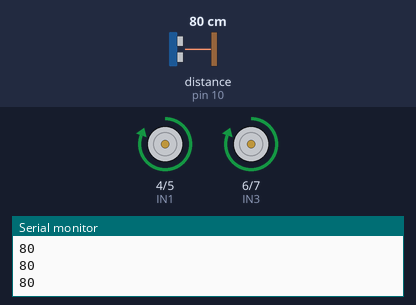
Simulated run of this sketch. Board: Arduino Uno, built with avr-gcc and run on an emulated ATmega328P. Shown: motor-driver pin pairs drawn as motors (green arrow = first pin HIGH = forward, orange = second pin HIGH = backward, longer = more drive), the last lines printed to the serial monitor. Wiring (inferred from the names in the program): ultrasonic range finder: trigger pin 9; echo pin 10. Inputs (shaded band) come from the test bench; at power-on: distance to the obstacle (sensor on pin 10) 80 cm. The echo pulse lasts 58.3 µs per cm.

Above: at 1.2 s.
1.3 s: distance to the obstacle (sensor on pin 10) set to 21 cm
2.8 s: distance to the obstacle (sensor on pin 10) set to 17 cm
At 3.2 s:
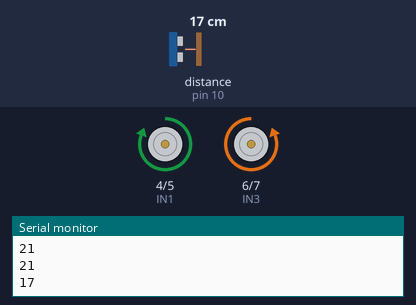
4.3 s: distance to the obstacle (sensor on pin 10) set to 35 cm
At 5.8 s:
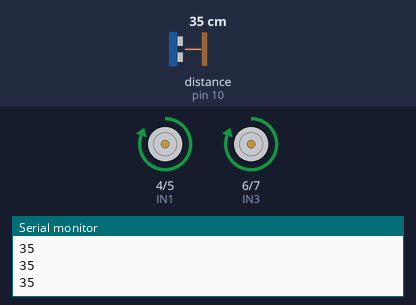
6.1 s: distance to the obstacle (sensor on pin 10) set to 2 cm
At 7.5 s:
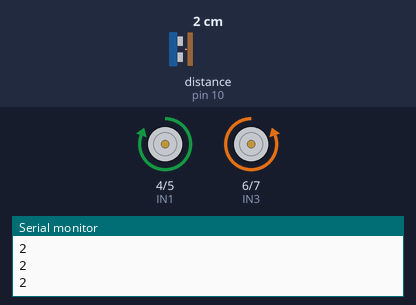
Timing chart, 0 to 8.6 s (numbered marks = the images above; inputs shaded):
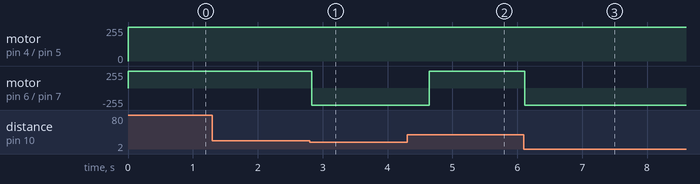

The sketch:

obstacle_bot.ino
```cpp
// যন্ত্রমন্ত্র · Arduino ক্লাস #৩ · দেয়াল দেখলেই ঘুরে যাওয়া রোবট
// জিনিস: Arduino Uno, HC-SR04 ultrasonic sensor, L298N motor driver, ২টো চাকাওয়ালা DC মোটর, ব্যাটারি (7–12V)
//
// HC-SR04:  VCC → 5V · GND → GND · TRIG → pin 9 · ECHO → pin 10
// L298N:    IN1 → pin 4 · IN2 → pin 5 (বাঁ মোটর)
//           IN3 → pin 6 · IN4 → pin 7 (ডান মোটর)
//           ENA আর ENB-এর জাম্পার লাগানো থাকুক (পুরো স্পিড)
//           ব্যাটারি + → L298N 12V · ব্যাটারি − → L298N GND → Arduino GND (GND এক করতেই হবে!)

const int TRIG = 9, ECHO = 10;
const int IN1 = 4, IN2 = 5, IN3 = 6, IN4 = 7;
const int LIMIT_CM = 20;   // এর চেয়ে কাছে দেয়াল হলে ঘোরো

void setup() {
  pinMode(TRIG, OUTPUT);
  pinMode(ECHO, INPUT);
  pinMode(IN1, OUTPUT); pinMode(IN2, OUTPUT);
  pinMode(IN3, OUTPUT); pinMode(IN4, OUTPUT);
  Serial.begin(9600);
}

// বাদুড়ের কায়দা: শব্দ পাঠাও, ফিরে আসতে কত সময় লাগল মাপো
long distanceCm() {
  digitalWrite(TRIG, LOW);  delayMicroseconds(2);
  digitalWrite(TRIG, HIGH); delayMicroseconds(10);
  digitalWrite(TRIG, LOW);
  long us = pulseIn(ECHO, HIGH, 30000);   // ৩০ ms-এ কিছু না ফিরলে 0
  if (us == 0) return 999;                // কিছু নেই সামনে
  return us / 58;                         // শব্দের গতি থেকে সেন্টিমিটার
}

void forward() {
  digitalWrite(IN1, HIGH); digitalWrite(IN2, LOW);
  digitalWrite(IN3, HIGH); digitalWrite(IN4, LOW);
}

void turnRight() {
  // বাঁ চাকা সামনে, ডান চাকা পেছনে → নিজের জায়গায় ডানদিকে ঘোরে
  digitalWrite(IN1, HIGH); digitalWrite(IN2, LOW);
  digitalWrite(IN3, LOW);  digitalWrite(IN4, HIGH);
  delay(400);
}

void loop() {
  long d = distanceCm();
  Serial.println(d);
  if (d < LIMIT_CM) {
    turnRight();
  } else {
    forward();
  }
  delay(50);
}
```

Measured:
- the behaviour switches between 20 and 19 cm on distance to the obstacle (sensor on pin 10) (found by bisection; images 0 and 1)
- after the input at 2.8 s, motor on pin 6 (IN3) / pin 7 (IN4): forward 255/255 → backward 255/255 at once
- after the input at 4.3 s, motor on pin 6 (IN3) / pin 7 (IN4): backward 255/255 → forward 255/255 after 0.34 s
- after the input at 6.1 s, motor on pin 6 (IN3) / pin 7 (IN4): forward 255/255 → backward 255/255 at once
